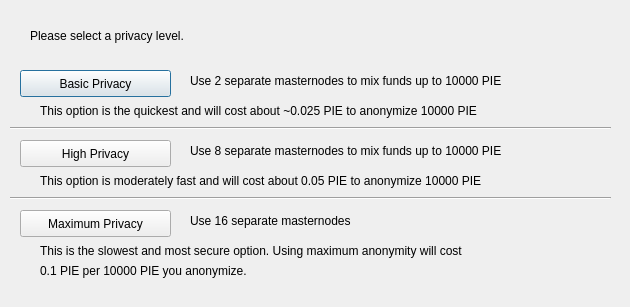
<?xml version="1.0" encoding="UTF-8"?>
<ui version="4.0">
 <class>ObfuscationConfig</class>
 <widget class="QDialog" name="ObfuscationConfig">
  <property name="geometry">
   <rect>
    <x>0</x>
    <y>0</y>
    <width>630</width>
    <height>307</height>
   </rect>
  </property>
  <property name="windowTitle">
   <string>Configure Obfuscation</string>
  </property>
  <widget class="QPushButton" name="buttonBasic">
   <property name="geometry">
    <rect>
     <x>20</x>
     <y>70</y>
     <width>151</width>
     <height>27</height>
    </rect>
   </property>
   <property name="text">
    <string>Basic Privacy</string>
   </property>
  </widget>
  <widget class="QPushButton" name="buttonHigh">
   <property name="geometry">
    <rect>
     <x>20</x>
     <y>140</y>
     <width>151</width>
     <height>27</height>
    </rect>
   </property>
   <property name="text">
    <string>High Privacy</string>
   </property>
  </widget>
  <widget class="QPushButton" name="buttonMax">
   <property name="geometry">
    <rect>
     <x>20</x>
     <y>210</y>
     <width>151</width>
     <height>27</height>
    </rect>
   </property>
   <property name="text">
    <string>Maximum Privacy</string>
   </property>
  </widget>
  <widget class="QLabel" name="label">
   <property name="geometry">
    <rect>
     <x>30</x>
     <y>20</y>
     <width>571</width>
     <height>31</height>
    </rect>
   </property>
   <property name="text">
    <string>Please select a privacy level.</string>
   </property>
  </widget>
  <widget class="QLabel" name="label_2">
   <property name="geometry">
    <rect>
     <x>190</x>
     <y>70</y>
     <width>421</width>
     <height>21</height>
    </rect>
   </property>
   <property name="text">
    <string>Use 2 separate masternodes to mix funds up to 10000 PIE</string>
   </property>
  </widget>
  <widget class="QLabel" name="label_3">
   <property name="geometry">
    <rect>
     <x>190</x>
     <y>140</y>
     <width>411</width>
     <height>21</height>
    </rect>
   </property>
   <property name="text">
    <string>Use 8 separate masternodes to mix funds up to 10000 PIE</string>
   </property>
  </widget>
  <widget class="QLabel" name="label_4">
   <property name="geometry">
    <rect>
     <x>190</x>
     <y>210</y>
     <width>421</width>
     <height>21</height>
    </rect>
   </property>
   <property name="text">
    <string>Use 16 separate masternodes</string>
   </property>
  </widget>
  <widget class="QLabel" name="label_6">
   <property name="geometry">
    <rect>
     <x>40</x>
     <y>100</y>
     <width>561</width>
     <height>21</height>
    </rect>
   </property>
   <property name="text">
    <string>This option is the quickest and will cost about ~0.025 PIE to anonymize 10000 PIE</string>
   </property>
  </widget>
  <widget class="QLabel" name="label_7">
   <property name="geometry">
    <rect>
     <x>40</x>
     <y>170</y>
     <width>561</width>
     <height>21</height>
    </rect>
   </property>
   <property name="text">
    <string>This option is moderately fast and will cost about 0.05 PIE to anonymize 10000 PIE</string>
   </property>
  </widget>
  <widget class="QLabel" name="label_8">
   <property name="geometry">
    <rect>
     <x>40</x>
     <y>240</y>
     <width>561</width>
     <height>21</height>
    </rect>
   </property>
   <property name="text">
    <string>This is the slowest and most secure option. Using maximum anonymity will cost</string>
   </property>
  </widget>
  <widget class="QLabel" name="label_9">
   <property name="geometry">
    <rect>
     <x>40</x>
     <y>260</y>
     <width>561</width>
     <height>21</height>
    </rect>
   </property>
   <property name="text">
    <string>0.1 PIE per 10000 PIE you anonymize.</string>
   </property>
  </widget>
  <widget class="Line" name="line">
   <property name="geometry">
    <rect>
     <x>10</x>
     <y>120</y>
     <width>601</width>
     <height>16</height>
    </rect>
   </property>
   <property name="orientation">
    <enum>Qt::Horizontal</enum>
   </property>
  </widget>
  <widget class="Line" name="line_2">
   <property name="geometry">
    <rect>
     <x>10</x>
     <y>190</y>
     <width>601</width>
     <height>16</height>
    </rect>
   </property>
   <property name="orientation">
    <enum>Qt::Horizontal</enum>
   </property>
  </widget>
 </widget>
 <resources/>
 <connections/>
</ui>
